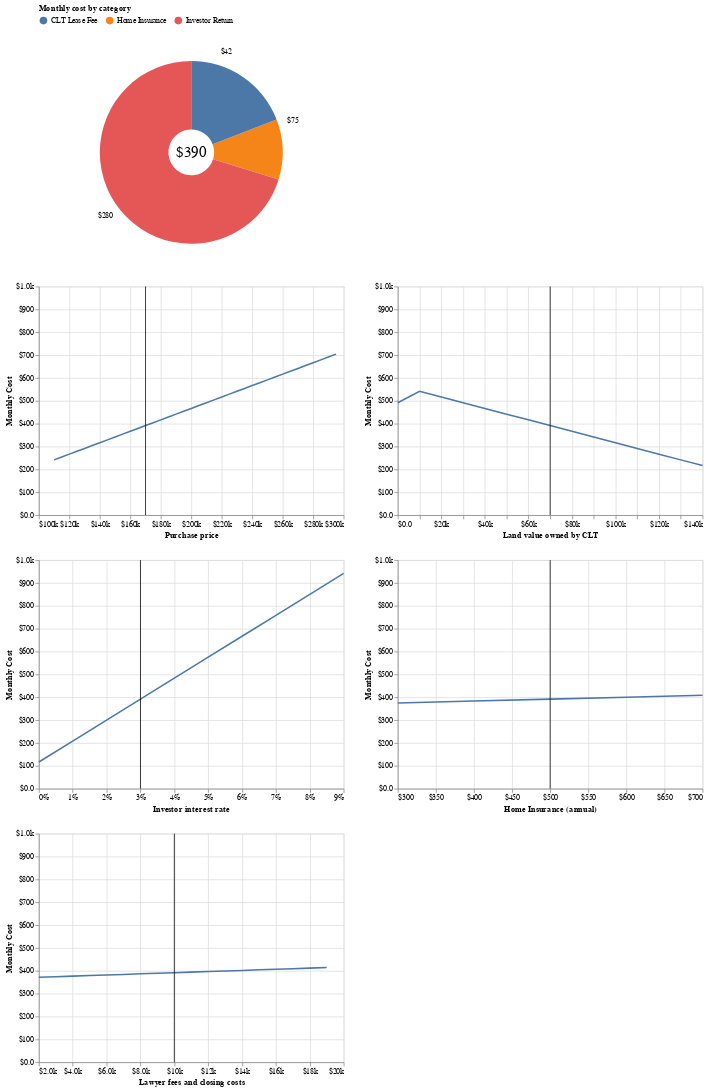

Here is the notebook cell this chart was saved with:
### Code cell
generate_plot(
    lambda property_cost, interest_rate, insurance, lawyer_fees, clt_value: {
        "Home Insurance": insurance / 12,
        "Investor Return": property_cost * interest_rate / 12 + lawyer_fees * interest_rate / 12 - clt_value * interest_rate / 12,
        "CLT Lease Fee": alt.expr.if_(clt_value <= 0, 0, 75)
    },
    property_cost=Variable("Purchase price", 110 * 1000, 300 * 1000, 5 * 1000, 170 * 1000, '$'),
    clt_value=Variable("Land value owned by CLT", 0, 150 * 1000, 10000, 70 * 1000, '$'),
    interest_rate=Variable("Investor interest rate", 0, 0.10, 0.01, 0.03, '%'),
    insurance=Variable("Home Insurance (annual)", 300, 800, 100, 500, '$'),
    lawyer_fees=Variable("Lawyer fees and closing costs", 2000, 20000, 1000, 10000, '$')
)

### Figure 1 — Vega-Lite specification as saved in the notebook (floating-point values rounded to 4 significant figures)
{"config": {"view": {"continuousWidth": 400, "continuousHeight": 300}}, "vconcat": [{"layer": [{"mark": {"type": "arc", "innerRadius": 30, "outerRadius": 120}, "encoding": {"color": {"field": "category", "legend": {"orient": "top", "title": "Monthly cost by category"}, "type": "nominal"}, "theta": {"field": "cost", "stack": true, "type": "quantitative"}, "tooltip": [{"field": "category", "type": "nominal"}, {"field": "cost", "type": "quantitative"}]}, "transform": [{"calculate": "if((datum.category === 'CLT Lease Fee'),if((selector132.clt_value <= 0),0,75),if((datum.category === 'Investor Return'),((((selector131.property_cost * selector133.interest_rate) / 12) + ((selector135.lawyer_fees * selector133.interest_rate) / 12)) - ((selector132.clt_value * selector133.interest_rate) / 12)),if((datum.category === 'Home Insurance'),(selector134.insurance / 12),null)))", "as": "cost"}]}, {"mark": {"type": "text", "radius": 140, "size": 10}, "encoding": {"text": {"field": "cost", "format": "$.2s", "type": "quantitative"}, "theta": {"field": "cost", "stack": true, "type": "quantitative"}, "tooltip": [{"field": "category", "type": "nominal"}, {"field": "cost", "type": "quantitative"}]}, "transform": [{"calculate": "if((datum.category === 'CLT Lease Fee'),if((selector132.clt_value <= 0),0,75),if((datum.category === 'Investor Return'),((((selector131.property_cost * selector133.interest_rate) / 12) + ((selector135.lawyer_fees * selector133.interest_rate) / 12)) - ((selector132.clt_value * selector133.interest_rate) / 12)),if((datum.category === 'Home Insurance'),(selector134.insurance / 12),null)))", "as": "cost"}]}, {"mark": {"type": "text", "radius": 0, "size": 20}, "encoding": {"text": {"aggregate": "sum", "field": "cost", "format": "$.2s", "type": "quantitative"}}, "transform": [{"calculate": "if((datum.category === 'CLT Lease Fee'),if((selector132.clt_value <= 0),0,75),if((datum.category === 'Investor Return'),((((selector131.property_cost * selector133.interest_rate) / 12) + ((selector135.lawyer_fees * selector133.interest_rate) / 12)) - ((selector132.clt_value * selector133.interest_rate) / 12)),if((datum.category === 'Home Insurance'),(selector134.insurance / 12),null)))", "as": "cost"}]}], "data": {"name": "data-b808381ea5114421970491cbf00637a6"}}, {"concat": [{"layer": [{"mark": "line", "encoding": {"x": {"axis": {"format": "$.2s", "title": "Purchase price"}, "field": "property_cost", "type": "quantitative"}, "y": {"axis": {"format": "$.2s", "title": "Monthly Cost"}, "field": "monthly_cost", "type": "quantitative"}}, "transform": [{"calculate": "(((0 + (selector134.insurance / 12)) + ((((datum.property_cost * selector133.interest_rate) / 12) + ((selector135.lawyer_fees * selector133.interest_rate) / 12)) - ((selector132.clt_value * selector133.interest_rate) / 12))) + if((selector132.clt_value <= 0),0,75))", "as": "monthly_cost"}]}, {"mark": "point", "encoding": {"opacity": {"value": 0}, "x": {"field": "property_cost", "type": "quantitative"}}, "selection": {"selector131": {"type": "single", "on": "mouseover", "nearest": true, "fields": ["property_cost"], "init": {"property_cost": 170000}}}}, {"mark": "rule", "encoding": {"x": {"field": "property_cost", "type": "quantitative"}}, "transform": [{"filter": {"selection": "selector131"}}]}], "data": {"sequence": {"start": 110000, "stop": 300000, "step": 5000, "as": "property_cost"}}}, {"layer": [{"mark": "line", "encoding": {"x": {"axis": {"format": "$.2s", "title": "Land value owned by CLT"}, "field": "clt_value", "type": "quantitative"}, "y": {"axis": {"format": "$.2s", "title": "Monthly Cost"}, "field": "monthly_cost", "type": "quantitative"}}, "transform": [{"calculate": "(((0 + (selector134.insurance / 12)) + ((((selector131.property_cost * selector133.interest_rate) / 12) + ((selector135.lawyer_fees * selector133.interest_rate) / 12)) - ((datum.clt_value * selector133.interest_rate) / 12))) + if((datum.clt_value <= 0),0,75))", "as": "monthly_cost"}]}, {"mark": "point", "encoding": {"opacity": {"value": 0}, "x": {"field": "clt_value", "type": "quantitative"}}, "selection": {"selector132": {"type": "single", "on": "mouseover", "nearest": true, "fields": ["clt_value"], "init": {"clt_value": 70000}}}}, {"mark": "rule", "encoding": {"x": {"field": "clt_value", "type": "quantitative"}}, "transform": [{"filter": {"selection": "selector132"}}]}], "data": {"sequence": {"start": 0, "stop": 150000, "step": 10000, "as": "clt_value"}}}, {"layer": [{"mark": "line", "encoding": {"x": {"axis": {"format": "%", "title": "Investor interest rate"}, "field": "interest_rate", "type": "quantitative"}, "y": {"axis": {"format": "$.2s", "title": "Monthly Cost"}, "field": "monthly_cost", "type": "quantitative"}}, "transform": [{"calculate": "(((0 + (selector134.insurance / 12)) + ((((selector131.property_cost * datum.interest_rate) / 12) + ((selector135.lawyer_fees * datum.interest_rate) / 12)) - ((selector132.clt_value * datum.interest_rate) / 12))) + if((selector132.clt_value <= 0),0,75))", "as": "monthly_cost"}]}, {"mark": "point", "encoding": {"opacity": {"value": 0}, "x": {"field": "interest_rate", "type": "quantitative"}}, "selection": {"selector133": {"type": "single", "on": "mouseover", "nearest": true, "fields": ["interest_rate"], "init": {"interest_rate": 0.03}}}}, {"mark": "rule", "encoding": {"x": {"field": "interest_rate", "type": "quantitative"}}, "transform": [{"filter": {"selection": "selector133"}}]}], "data": {"sequence": {"start": 0, "stop": 0.1, "step": 0.01, "as": "interest_rate"}}}, {"layer": [{"mark": "line", "encoding": {"x": {"axis": {"format": "$.2s", "title": "Home Insurance (annual)"}, "field": "insurance", "type": "quantitative"}, "y": {"axis": {"format": "$.2s", "title": "Monthly Cost"}, "field": "monthly_cost", "type": "quantitative"}}, "transform": [{"calculate": "(((0 + (datum.insurance / 12)) + ((((selector131.property_cost * selector133.interest_rate) / 12) + ((selector135.lawyer_fees * selector133.interest_rate) / 12)) - ((selector132.clt_value * selector133.interest_rate) / 12))) + if((selector132.clt_value <= 0),0,75))", "as": "monthly_cost"}]}, {"mark": "point", "encoding": {"opacity": {"value": 0}, "x": {"field": "insurance", "type": "quantitative"}}, "selection": {"selector134": {"type": "single", "on": "mouseover", "nearest": true, "fields": ["insurance"], "init": {"insurance": 500}}}}, {"mark": "rule", "encoding": {"x": {"field": "insurance", "type": "quantitative"}}, "transform": [{"filter": {"selection": "selector134"}}]}], "data": {"sequence": {"start": 300, "stop": 800, "step": 100, "as": "insurance"}}}, {"layer": [{"mark": "line", "encoding": {"x": {"axis": {"format": "$.2s", "title": "Lawyer fees and closing costs"}, "field": "lawyer_fees", "type": "quantitative"}, "y": {"axis": {"format": "$.2s", "title": "Monthly Cost"}, "field": "monthly_cost", "type": "quantitative"}}, "transform": [{"calculate": "(((0 + (selector134.insurance / 12)) + ((((selector131.property_cost * selector133.interest_rate) / 12) + ((datum.lawyer_fees * selector133.interest_rate) / 12)) - ((selector132.clt_value * selector133.interest_rate) / 12))) + if((selector132.clt_value <= 0),0,75))", "as": "monthly_cost"}]}, {"mark": "point", "encoding": {"opacity": {"value": 0}, "x": {"field": "lawyer_fees", "type": "quantitative"}}, "selection": {"selector135": {"type": "single", "on": "mouseover", "nearest": true, "fields": ["lawyer_fees"], "init": {"lawyer_fees": 10000}}}}, {"mark": "rule", "encoding": {"x": {"field": "lawyer_fees", "type": "quantitative"}}, "transform": [{"filter": {"selection": "selector135"}}]}], "data": {"sequence": {"start": 2000, "stop": 20000, "step": 1000, "as": "lawyer_fees"}}}], "columns": 2, "resolve": {"scale": {"y": "shared"}}}], "$schema": "https://vega.github.io/schema/vega-lite/v4.17.0.json", "datasets": {"data-b808381ea5114421970491cbf00637a6": [{"category": "Home Insurance"}, {"category": "Investor Return"}, {"category": "CLT Lease Fee"}]}}
